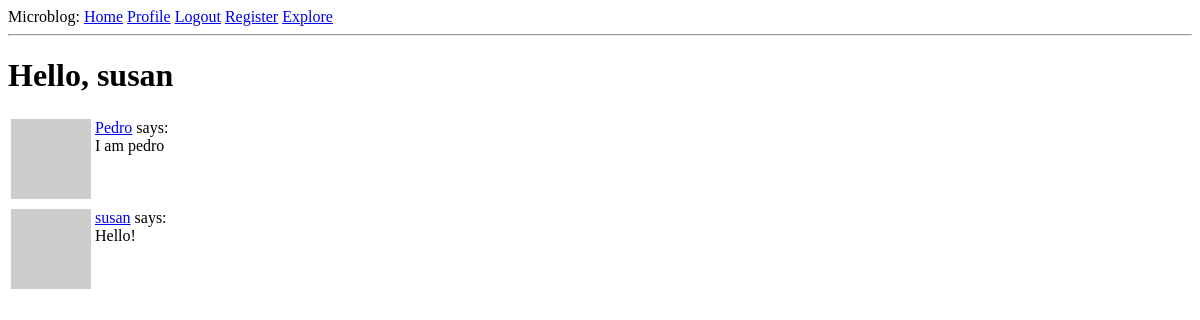
The page /explore (signed in) on the database as committed earlier.
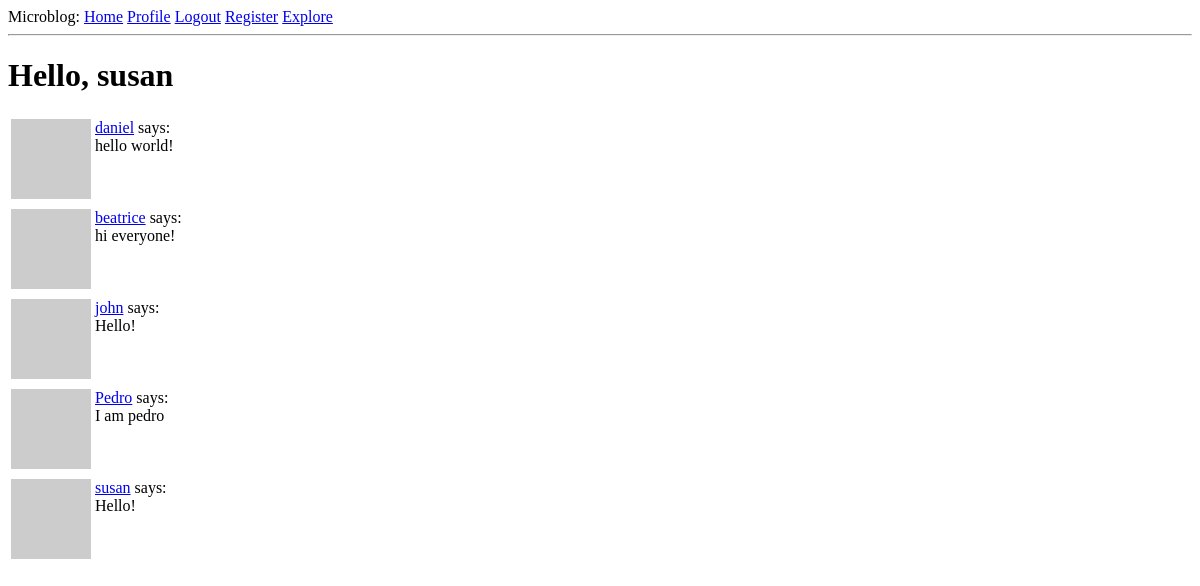
The same page on the database as committed later.
### app/models.py (models this page shows, shortened)
class User(UserMixin, db.Model):
    id = db.Column(db.Integer, primary_key=True)
    username = db.Column(db.String(64), index=True, unique=True)
    email = db.Column(db.String(120), index=True, unique=True)
    password_hash = db.Column(db.String(128))
    posts = db.relationship('Post', backref='author', lazy='dynamic')
    about_me = db.Column(db.String(140))
    last_seen = db.Column(db.DateTime, default=datetime.utcnow)
    followed = db.relationship(
        'User', secondary=followers,
        primaryjoin=(followers.c.follower_id == id),
        secondaryjoin=(followers.c.followed_id == id),
        backref=db.backref('followers', lazy='dynamic'), lazy='dynamic')
    def avatar(self, size):
        digest = md5(self.email.lower().encode('utf-8')).hexdigest()
        return 'https://www.gravatar.com/avatar/{}?d=identicon&s={}'.format(
            digest, size)

class Post(db.Model):
    id = db.Column(db.Integer, primary_key=True)
    body = db.Column(db.String(140))
    timestamp = db.Column(db.DateTime, index=True, default=datetime.utcnow)
    user_id = db.Column(db.Integer, db.ForeignKey('user.id'))

### app/routes.py (the view)
@app.route('/explore')
@login_required
def explore():
    posts = Post.query.order_by(Post.timestamp.desc()).all()
    return render_template('index.html', title='Explore', posts=posts)

### app/models.py (called while the page is built)
@login.user_loader
def load_user(id):
    return User.query.get(int(id))

### app/routes.py (called while the page is built)
@app.before_request
def before_request():
    if current_user.is_authenticated:
        current_user.last_seen = datetime.utcnow()
        db.session.commit()

### app/templates/index.html (shortened to what this page needs)
{% extends "base.html" %} {% block content %}
<h1>Hello, {{ current_user.username }}</h1>
 {% for post in posts %} {% include '_post.html' %} {% endfor %} {%
endblock %}

### app/templates/base.html (shortened to what this page needs)
<!DOCTYPE html>
<html class="no-js">
  <head>
    <link rel="stylesheet" href="" />
  </head>
  <body>
    <div>
      Microblog:
      <a href="{{ url_for('index') }}">Home</a>
      {% if current_user.is_anonymous %}
      <a href="{{ url_for('login') }}">Login</a>
      {% else %}
      <a href="{{ url_for('user', username=current_user.username) }}"
        >Profile</a
      >
      <a href="{{ url_for('logout') }}">Logout</a>
      {% endif %}
      <a href="{{ url_for('register') }}">Register</a>
      <a href="{{ url_for('explore') }}">Explore</a>
    </div>
    <hr />
     {% block content %}{% endblock %}
  </body>
</html>

### app/templates/_post.html
<table>
  <tr valign="top">
    <td><img src="{{ post.author.avatar(36) }}" /></td>
    <td>
      <a href="{{ url_for('user', username=post.author.username) }}"
        >{{ post.author.username }}</a
      >
      says: <br />{{ post.body }}
    </td>
  </tr>
</table>

Rows that differ between the two databases and show on the page:
added Post: author.username "daniel", body "hello world!"
added Post: author.username "beatrice", body "hi everyone!"
added Post: author.username "john", body "Hello!"
